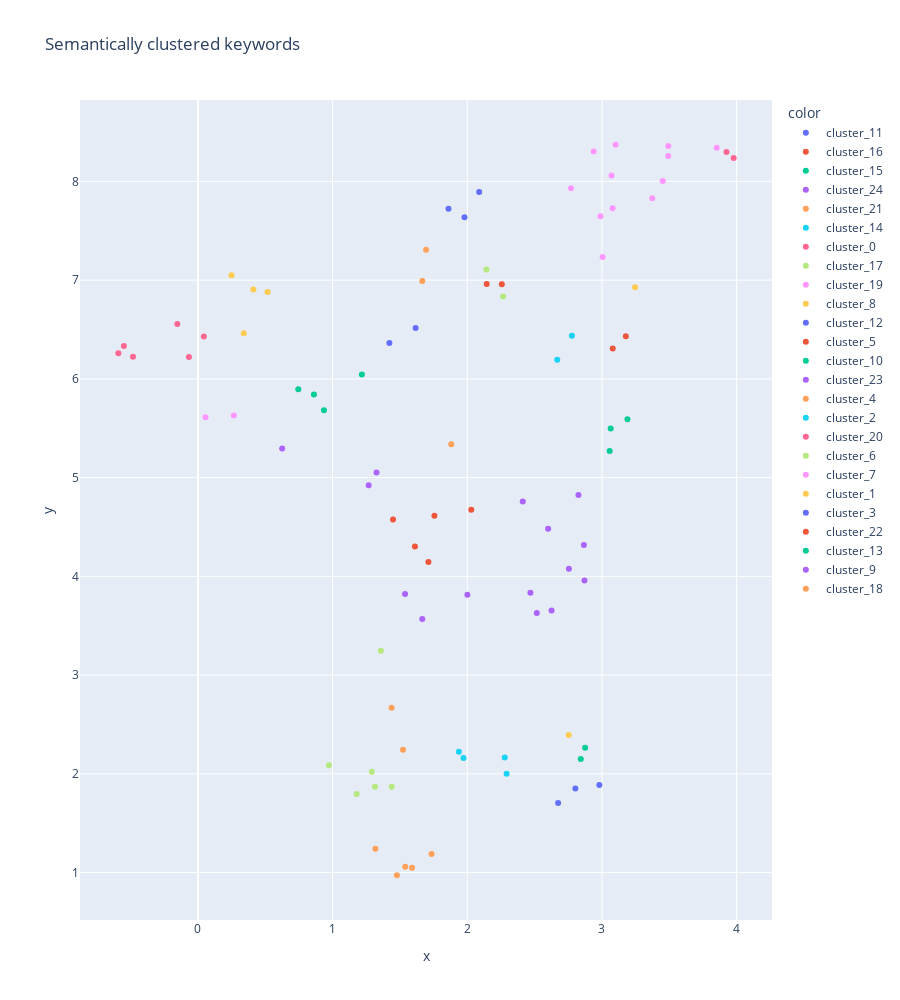

The notebook cell this image was saved under:
### Code cell
def analyze_cluster_names(keywords):
    """
    Clusters the cluster names together!
    """
    
    print('Mapping clusters')
    cluster_map = cluster_keywords(keywords)

    print('Naming clusters')
    cluster_names = {i: f'cluster_{i}' for i in cluster_map.keys()}

    print('Generating display')
    figure = display_clusters(cluster_map, cluster_names)

    return figure

figure = analyze_cluster_names(list(cluster_names.values()))
figure.update_layout(height=1000)
figure.show()

### Figure 1 — Plotly figure (JSON) as saved in the notebook; plotly's stock layout.template omitted (floating-point values rounded to 4 significant figures)
{"data": [{"customdata": [["biomechanics"], ["mechanobiology"]], "hovertemplate": "color=cluster_11<br>x=%{x}<br>y=%{y}<br>keyword=%{customdata[0]}<extra></extra>", "legendgroup": "cluster_11", "marker": {"color": "#636efa", "symbol": "circle"}, "mode": "markers", "name": "cluster_11", "orientation": "v", "showlegend": true, "type": "scatter", "x": [1.422, 1.616], "xaxis": "x", "y": [6.363, 6.515], "yaxis": "y"}, {"customdata": [["biomineralization"], ["permineralization"]], "hovertemplate": "color=cluster_16<br>x=%{x}<br>y=%{y}<br>keyword=%{customdata[0]}<extra></extra>", "legendgroup": "cluster_16", "marker": {"color": "#EF553B", "symbol": "circle"}, "mode": "markers", "name": "cluster_16", "orientation": "v", "showlegend": true, "type": "scatter", "x": [3.177, 3.08], "xaxis": "x", "y": [6.432, 6.307], "yaxis": "y"}, {"customdata": [["micropaleontology"], ["paleoecology"], ["paleohistology"]], "hovertemplate": "color=cluster_15<br>x=%{x}<br>y=%{y}<br>keyword=%{customdata[0]}<extra></extra>", "legendgroup": "cluster_15", "marker": {"color": "#00cc96", "symbol": "circle"}, "mode": "markers", "name": "cluster_15", "orientation": "v", "showlegend": true, "type": "scatter", "x": [3.189, 3.057, 3.065], "xaxis": "x", "y": [5.592, 5.269, 5.497], "yaxis": "y"}, {"customdata": [["invertebrate"], ["hydrozoans"], ["cnidarian"], ["entomophily"], ["cephalopod"], ["cnidocyte"], ["holoplankton"], ["elasmobranch"], ["nematocyst"], ["arachnology"]], "hovertemplate": "color=cluster_24<br>x=%{x}<br>y=%{y}<br>keyword=%{customdata[0]}<extra></extra>", "legendgroup": "cluster_24", "marker": {"color": "#ab63fa", "symbol": "circle"}, "mode": "markers", "name": "cluster_24", "orientation": "v", "showlegend": true, "type": "scatter", "x": [2.6, 2.469, 2.87, 2.412, 2.866, 2.516, 2.0, 2.754, 2.626, 2.825], "xaxis": "x", "y": [4.482, 3.835, 3.957, 4.758, 4.318, 3.63, 3.812, 4.077, 3.653, 4.825], "yaxis": "y"}, {"customdata": [["olfactometry"], ["chemosensation"], ["chemoreception"], ["chemosensory"], ["tactile sensory"]], "hovertemplate": "color=cluster_21<br>x=%{x}<br>y=%{y}<br>keyword=%{customdata[0]}<extra></extra>", "legendgroup": "cluster_21", "marker": {"color": "#FFA15A", "symbol": "circle"}, "mode": "markers", "name": "cluster_21", "orientation": "v", "showlegend": true, "type": "scatter", "x": [1.318, 1.735, 1.59, 1.477, 1.539], "xaxis": "x", "y": [1.241, 1.188, 1.048, 0.9729, 1.058], "yaxis": "y"}, {"customdata": [["endoskeleton"], ["osteology"]], "hovertemplate": "color=cluster_14<br>x=%{x}<br>y=%{y}<br>keyword=%{customdata[0]}<extra></extra>", "legendgroup": "cluster_14", "marker": {"color": "#19d3f3", "symbol": "circle"}, "mode": "markers", "name": "cluster_14", "orientation": "v", "showlegend": true, "type": "scatter", "x": [2.668, 2.776], "xaxis": "x", "y": [6.194, 6.438], "yaxis": "y"}, {"customdata": [["audiomechanics"], ["audiometry"], ["oscillations"], ["harmonics"], ["aperiodicity"], ["acoustics"]], "hovertemplate": "color=cluster_0<br>x=%{x}<br>y=%{y}<br>keyword=%{customdata[0]}<extra></extra>", "legendgroup": "cluster_0", "marker": {"color": "#FF6692", "symbol": "circle"}, "mode": "markers", "name": "cluster_0", "orientation": "v", "showlegend": true, "type": "scatter", "x": [-0.4827, -0.5501, -0.06723, -0.1532, 0.04361, -0.5912], "xaxis": "x", "y": [6.224, 6.332, 6.223, 6.556, 6.429, 6.26], "yaxis": "y"}, {"customdata": [["phycology"], ["photobiology"], ["photoreceptor"], ["phototransduction"], ["opsinology"], ["photoreception"]], "hovertemplate": "color=cluster_17<br>x=%{x}<br>y=%{y}<br>keyword=%{customdata[0]}<extra></extra>", "legendgroup": "cluster_17", "marker": {"color": "#B6E880", "symbol": "circle"}, "mode": "markers", "name": "cluster_17", "orientation": "v", "showlegend": true, "type": "scatter", "x": [1.358, 0.9725, 1.291, 1.439, 1.178, 1.314], "xaxis": "x", "y": [3.247, 2.088, 2.021, 1.87, 1.797, 1.87], "yaxis": "y"}, {"customdata": [["morphogenesis"], ["embryogenesis"], ["angiogenesis"], ["cell differentiation"], ["sporogenesis"], ["gametogenesis"], ["cytodifferentiation"], ["ossiculogenesis"], ["osteogenesis"], ["gliogenesis"], ["cladogenesis"], ["fertilization"]], "hovertemplate": "color=cluster_19<br>x=%{x}<br>y=%{y}<br>keyword=%{customdata[0]}<extra></extra>", "legendgroup": "cluster_19", "marker": {"color": "#FF97FF", "symbol": "circle"}, "mode": "markers", "name": "cluster_19", "orientation": "v", "showlegend": true, "type": "scatter", "x": [3.079, 3.451, 2.77, 3.101, 3.492, 3.493, 2.938, 3.005, 2.988, 3.071, 3.374, 3.852], "xaxis": "x", "y": [7.727, 8.004, 7.932, 8.371, 8.256, 8.359, 8.303, 7.235, 7.647, 8.061, 7.83, 8.342], "yaxis": "y"}, {"customdata": [["biopolymer"], ["polymerization"]], "hovertemplate": "color=cluster_8<br>x=%{x}<br>y=%{y}<br>keyword=%{customdata[0]}<extra></extra>", "legendgroup": "cluster_8", "marker": {"color": "#FECB52", "symbol": "circle"}, "mode": "markers", "name": "cluster_8", "orientation": "v", "showlegend": true, "type": "scatter", "x": [2.753, 3.245], "xaxis": "x", "y": [2.394, 6.928], "yaxis": "y"}, {"customdata": [["lipidomics"], ["metabolomics"], ["glycomics"]], "hovertemplate": "color=cluster_12<br>x=%{x}<br>y=%{y}<br>keyword=%{customdata[0]}<extra></extra>", "legendgroup": "cluster_12", "marker": {"color": "#636efa", "symbol": "circle"}, "mode": "markers", "name": "cluster_12", "orientation": "v", "showlegend": true, "type": "scatter", "x": [2.803, 2.675, 2.98], "xaxis": "x", "y": [1.851, 1.705, 1.887], "yaxis": "y"}, {"customdata": [["neuroplasticity"], ["gut-brain axis"]], "hovertemplate": "color=cluster_5<br>x=%{x}<br>y=%{y}<br>keyword=%{customdata[0]}<extra></extra>", "legendgroup": "cluster_5", "marker": {"color": "#EF553B", "symbol": "circle"}, "mode": "markers", "name": "cluster_5", "orientation": "v", "showlegend": true, "type": "scatter", "x": [2.256, 2.144], "xaxis": "x", "y": [6.958, 6.961], "yaxis": "y"}, {"customdata": [["quadrupedality"], ["locomotion"], ["biolocomotion"], ["hexapod"]], "hovertemplate": "color=cluster_10<br>x=%{x}<br>y=%{y}<br>keyword=%{customdata[0]}<extra></extra>", "legendgroup": "cluster_10", "marker": {"color": "#00cc96", "symbol": "circle"}, "mode": "markers", "name": "cluster_10", "orientation": "v", "showlegend": true, "type": "scatter", "x": [0.9355, 0.745, 1.217, 0.8612], "xaxis": "x", "y": [5.682, 5.896, 6.046, 5.841], "yaxis": "y"}, {"customdata": [["magnetotaxis"], ["phototrophy"], ["magnetotroph"]], "hovertemplate": "color=cluster_23<br>x=%{x}<br>y=%{y}<br>keyword=%{customdata[0]}<extra></extra>", "legendgroup": "cluster_23", "marker": {"color": "#ab63fa", "symbol": "circle"}, "mode": "markers", "name": "cluster_23", "orientation": "v", "showlegend": true, "type": "scatter", "x": [0.6252, 1.666, 1.538], "xaxis": "x", "y": [5.294, 3.567, 3.822], "yaxis": "y"}, {"customdata": [["electrophysiology"], ["cardiophysiology"]], "hovertemplate": "color=cluster_4<br>x=%{x}<br>y=%{y}<br>keyword=%{customdata[0]}<extra></extra>", "legendgroup": "cluster_4", "marker": {"color": "#FFA15A", "symbol": "circle"}, "mode": "markers", "name": "cluster_4", "orientation": "v", "showlegend": true, "type": "scatter", "x": [1.666, 1.694], "xaxis": "x", "y": [6.99, 7.308], "yaxis": "y"}, {"customdata": [["astaxanthin"], ["carotenoid"], ["micronutrients"], ["flavoprotein"]], "hovertemplate": "color=cluster_2<br>x=%{x}<br>y=%{y}<br>keyword=%{customdata[0]}<extra></extra>", "legendgroup": "cluster_2", "marker": {"color": "#19d3f3", "symbol": "circle"}, "mode": "markers", "name": "cluster_2", "orientation": "v", "showlegend": true, "type": "scatter", "x": [1.937, 1.972, 2.278, 2.292], "xaxis": "x", "y": [2.225, 2.159, 2.167, 2.002], "yaxis": "y"}, {"customdata": [["lactogenesis"], ["placentation"]], "hovertemplate": "color=cluster_20<br>x=%{x}<br>y=%{y}<br>keyword=%{customdata[0]}<extra></extra>", "legendgroup": "cluster_20", "marker": {"color": "#FF6692", "symbol": "circle"}, "mode": "markers", "name": "cluster_20", "orientation": "v", "showlegend": true, "type": "scatter", "x": [3.978, 3.924], "xaxis": "x", "y": [8.238, 8.298], "yaxis": "y"}, {"customdata": [["cranioanatomy"], ["mesencephalon"]], "hovertemplate": "color=cluster_6<br>x=%{x}<br>y=%{y}<br>keyword=%{customdata[0]}<extra></extra>", "legendgroup": "cluster_6", "marker": {"color": "#B6E880", "symbol": "circle"}, "mode": "markers", "name": "cluster_6", "orientation": "v", "showlegend": true, "type": "scatter", "x": [2.266, 2.142], "xaxis": "x", "y": [6.834, 7.108], "yaxis": "y"}, {"customdata": [["gliding"], ["aerodynamics"]], "hovertemplate": "color=cluster_7<br>x=%{x}<br>y=%{y}<br>keyword=%{customdata[0]}<extra></extra>", "legendgroup": "cluster_7", "marker": {"color": "#FF97FF", "symbol": "circle"}, "mode": "markers", "name": "cluster_7", "orientation": "v", "showlegend": true, "type": "scatter", "x": [0.2664, 0.05615], "xaxis": "x", "y": [5.63, 5.611], "yaxis": "y"}, {"customdata": [["topology"], ["paraxonic"], ["stratum"], ["topography"]], "hovertemplate": "color=cluster_1<br>x=%{x}<br>y=%{y}<br>keyword=%{customdata[0]}<extra></extra>", "legendgroup": "cluster_1", "marker": {"color": "#FECB52", "symbol": "circle"}, "mode": "markers", "name": "cluster_1", "orientation": "v", "showlegend": true, "type": "scatter", "x": [0.2489, 0.3397, 0.5166, 0.4112], "xaxis": "x", "y": [7.05, 6.463, 6.879, 6.905], "yaxis": "y"}, {"customdata": [["vasculature"], ["phlebology"], ["microvasculature"]], "hovertemplate": "color=cluster_3<br>x=%{x}<br>y=%{y}<br>keyword=%{customdata[0]}<extra></extra>", "legendgroup": "cluster_3", "marker": {"color": "#636efa", "symbol": "circle"}, "mode": "markers", "name": "cluster_3", "orientation": "v", "showlegend": true, "type": "scatter", "x": [1.979, 1.86, 2.088], "xaxis": "x", "y": [7.637, 7.722, 7.893], "yaxis": "y"}, {"customdata": [["saprophagy"], ["predation"], ["saprotrophy"], ["carnivory"], ["saprotroph"]], "hovertemplate": "color=cluster_22<br>x=%{x}<br>y=%{y}<br>keyword=%{customdata[0]}<extra></extra>", "legendgroup": "cluster_22", "marker": {"color": "#EF553B", "symbol": "circle"}, "mode": "markers", "name": "cluster_22", "orientation": "v", "showlegend": true, "type": "scatter", "x": [1.611, 2.03, 1.448, 1.756, 1.711], "xaxis": "x", "y": [4.302, 4.674, 4.576, 4.614, 4.144], "yaxis": "y"}, {"customdata": [["glycoprotein"], ["glycerolipid"]], "hovertemplate": "color=cluster_13<br>x=%{x}<br>y=%{y}<br>keyword=%{customdata[0]}<extra></extra>", "legendgroup": "cluster_13", "marker": {"color": "#00cc96", "symbol": "circle"}, "mode": "markers", "name": "cluster_13", "orientation": "v", "showlegend": true, "type": "scatter", "x": [2.843, 2.875], "xaxis": "x", "y": [2.149, 2.265], "yaxis": "y"}, {"customdata": [["anoxic"], ["autotomy"]], "hovertemplate": "color=cluster_9<br>x=%{x}<br>y=%{y}<br>keyword=%{customdata[0]}<extra></extra>", "legendgroup": "cluster_9", "marker": {"color": "#ab63fa", "symbol": "circle"}, "mode": "markers", "name": "cluster_9", "orientation": "v", "showlegend": true, "type": "scatter", "x": [1.268, 1.326], "xaxis": "x", "y": [4.924, 5.053], "yaxis": "y"}, {"customdata": [["iridescence"], ["metamorphism"], ["metachromatism"]], "hovertemplate": "color=cluster_18<br>x=%{x}<br>y=%{y}<br>keyword=%{customdata[0]}<extra></extra>", "legendgroup": "cluster_18", "marker": {"color": "#FFA15A", "symbol": "circle"}, "mode": "markers", "name": "cluster_18", "orientation": "v", "showlegend": true, "type": "scatter", "x": [1.522, 1.88, 1.438], "xaxis": "x", "y": [2.245, 5.337, 2.669], "yaxis": "y"}], "layout": {"height": 1000, "legend": {"title": {"text": "color"}, "tracegroupgap": 0}, "title": {"text": "Semantically clustered keywords"}, "xaxis": {"anchor": "y", "domain": [0, 1], "title": {"text": "x"}}, "yaxis": {"anchor": "x", "domain": [0, 1], "title": {"text": "y"}}}}
